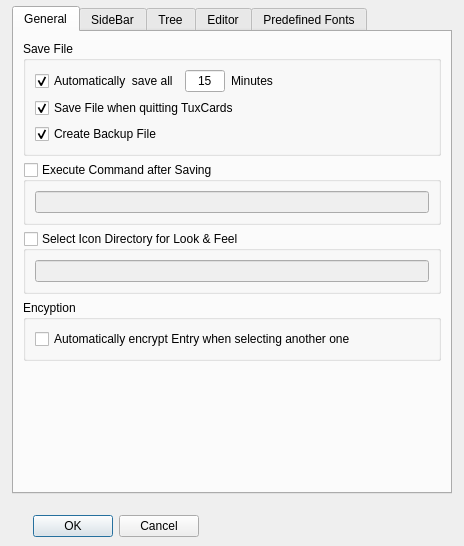
<?xml version="1.0" encoding="UTF-8"?>
<ui version="4.0">
 <class>IConfigurationDialog</class>
 <widget class="QDialog" name="IConfigurationDialog">
  <property name="geometry">
   <rect>
    <x>0</x>
    <y>0</y>
    <width>464</width>
    <height>546</height>
   </rect>
  </property>
  <property name="windowTitle">
   <string>TuxCards - Configuration</string>
  </property>
  <widget class="QTabWidget" name="tabGeneral">
   <property name="geometry">
    <rect>
     <x>12</x>
     <y>6</y>
     <width>440</width>
     <height>488</height>
    </rect>
   </property>
   <property name="currentIndex">
    <number>0</number>
   </property>
   <widget class="QWidget" name="tab">
    <attribute name="title">
     <string>General</string>
    </attribute>
    <layout class="QVBoxLayout">
     <item>
      <widget class="QGroupBox" name="groupBox_6">
       <property name="title">
        <string>Save File</string>
       </property>
       <layout class="QVBoxLayout">
        <item>
         <layout class="QHBoxLayout">
          <item>
           <widget class="QCheckBox" name="mpAutoSaveCheckBox">
            <property name="text">
             <string>Automatically  save all</string>
            </property>
            <property name="checked">
             <bool>true</bool>
            </property>
           </widget>
          </item>
          <item>
           <widget class="QLineEdit" name="mpSaveMinutesLineEdit">
            <property name="maximumSize">
             <size>
              <width>40</width>
              <height>16777215</height>
             </size>
            </property>
            <property name="text">
             <string>15</string>
            </property>
            <property name="alignment">
             <set>Qt::AlignCenter</set>
            </property>
           </widget>
          </item>
          <item>
           <widget class="QLabel" name="label_3">
            <property name="text">
             <string>Minutes</string>
            </property>
           </widget>
          </item>
          <item>
           <spacer>
            <property name="orientation">
             <enum>Qt::Horizontal</enum>
            </property>
            <property name="sizeHint" stdset="0">
             <size>
              <width>40</width>
              <height>20</height>
             </size>
            </property>
           </spacer>
          </item>
         </layout>
        </item>
        <item>
         <widget class="QCheckBox" name="mpSaveWhenQuittingCheckBox">
          <property name="text">
           <string>Save File when quitting TuxCards</string>
          </property>
          <property name="checked">
           <bool>true</bool>
          </property>
         </widget>
        </item>
        <item>
         <widget class="QCheckBox" name="mpCreateBackupFileCheckBox">
          <property name="text">
           <string>Create Backup File</string>
          </property>
          <property name="checked">
           <bool>true</bool>
          </property>
         </widget>
        </item>
       </layout>
      </widget>
     </item>
     <item>
      <widget class="QGroupBox" name="mpExecuteCommandGroupBox">
       <property name="title">
        <string>Execute Command after Saving</string>
       </property>
       <property name="checkable">
        <bool>true</bool>
       </property>
       <property name="checked">
        <bool>false</bool>
       </property>
       <layout class="QHBoxLayout">
        <item>
         <widget class="QLineEdit" name="mpCommandLineEdit"/>
        </item>
       </layout>
      </widget>
     </item>
     <item>
      <widget class="QGroupBox" name="groupBox_8">
       <property name="title">
        <string>Select Icon Directory for Look &amp;&amp; Feel</string>
       </property>
       <property name="checkable">
        <bool>true</bool>
       </property>
       <property name="checked">
        <bool>false</bool>
       </property>
       <layout class="QHBoxLayout">
        <item>
         <widget class="QLineEdit" name="mpIconDirectoryLineEdit"/>
        </item>
       </layout>
      </widget>
     </item>
     <item>
      <widget class="QGroupBox" name="groupBox_9">
       <property name="title">
        <string>Encyption</string>
       </property>
       <layout class="QHBoxLayout">
        <item>
         <widget class="QCheckBox" name="mpAutoEncryptCheckBox">
          <property name="text">
           <string>Automatically encrypt Entry when selecting another one</string>
          </property>
         </widget>
        </item>
       </layout>
      </widget>
     </item>
     <item>
      <spacer>
       <property name="orientation">
        <enum>Qt::Vertical</enum>
       </property>
       <property name="sizeHint" stdset="0">
        <size>
         <width>20</width>
         <height>40</height>
        </size>
       </property>
      </spacer>
     </item>
    </layout>
   </widget>
   <widget class="QWidget" name="tab_2">
    <attribute name="title">
     <string>SideBar</string>
    </attribute>
    <layout class="QHBoxLayout">
     <item>
      <widget class="QWidget" name="mpPlaceHolder" native="true">
       <property name="minimumSize">
        <size>
         <width>40</width>
         <height>0</height>
        </size>
       </property>
      </widget>
     </item>
     <item>
      <layout class="QVBoxLayout">
       <item>
        <widget class="QGroupBox" name="groupBox_10">
         <property name="title">
          <string>Choose Colors</string>
         </property>
         <layout class="QGridLayout">
          <property name="topMargin">
           <number>1</number>
          </property>
          <property name="bottomMargin">
           <number>9</number>
          </property>
          <property name="verticalSpacing">
           <number>2</number>
          </property>
          <item row="0" column="0">
           <widget class="QLabel" name="label_4">
            <property name="text">
             <string>Top Color</string>
            </property>
           </widget>
          </item>
          <item row="0" column="1">
           <widget class="QPushButton" name="mpTopColorButton">
            <property name="toolTip">
             <string>Changes the side bar's top color.</string>
            </property>
            <property name="text">
             <string>Top Color</string>
            </property>
           </widget>
          </item>
          <item row="1" column="0">
           <widget class="QLabel" name="label_5">
            <property name="text">
             <string>Bottom Color</string>
            </property>
           </widget>
          </item>
          <item row="1" column="1">
           <widget class="QPushButton" name="mpBottomColorButton">
            <property name="toolTip">
             <string>Changes the side bar's bottom color.</string>
            </property>
            <property name="text">
             <string>Bottom Color</string>
            </property>
           </widget>
          </item>
          <item row="2" column="0">
           <widget class="QLabel" name="label_6">
            <property name="text">
             <string>Text Color</string>
            </property>
           </widget>
          </item>
          <item row="2" column="1">
           <widget class="QPushButton" name="mpTextColorButton">
            <property name="toolTip">
             <string>Changes the side bar's text color.</string>
            </property>
            <property name="text">
             <string>Text Color</string>
            </property>
           </widget>
          </item>
         </layout>
        </widget>
       </item>
       <item>
        <widget class="QGroupBox" name="mpHorizontalTextEnabled">
         <property name="title">
          <string>Show Horizontal Text</string>
         </property>
         <property name="checkable">
          <bool>true</bool>
         </property>
         <property name="checked">
          <bool>false</bool>
         </property>
         <layout class="QGridLayout">
          <item row="0" column="0">
           <widget class="QLabel" name="label_8">
            <property name="text">
             <string>First Text Line</string>
            </property>
           </widget>
          </item>
          <item row="0" column="1">
           <widget class="QLineEdit" name="mpFirstTextLineLineEdit">
            <property name="text">
             <string>Tux</string>
            </property>
           </widget>
          </item>
          <item row="1" column="0">
           <widget class="QLabel" name="label_9">
            <property name="text">
             <string>Second Text Line</string>
            </property>
           </widget>
          </item>
          <item row="1" column="1">
           <widget class="QLineEdit" name="mpSecondTextLineLineEdit">
            <property name="text">
             <string>Cards</string>
            </property>
           </widget>
          </item>
         </layout>
        </widget>
       </item>
       <item>
        <widget class="QGroupBox" name="mpVerticalTextEnabled">
         <property name="title">
          <string>Show Vertical Text</string>
         </property>
         <property name="checkable">
          <bool>true</bool>
         </property>
         <layout class="QVBoxLayout">
          <item>
           <widget class="QLineEdit" name="mpVerticalTextLineLineEdit">
            <property name="text">
             <string>TuxCards</string>
            </property>
           </widget>
          </item>
          <item>
           <layout class="QHBoxLayout">
            <item>
             <widget class="QLabel" name="label_10">
              <property name="text">
               <string>Text Position</string>
              </property>
             </widget>
            </item>
            <item>
             <widget class="QRadioButton" name="mpAlineTop">
              <property name="text">
               <string>Top</string>
              </property>
             </widget>
            </item>
            <item>
             <widget class="QRadioButton" name="mpAlineBottom">
              <property name="text">
               <string>Bottom</string>
              </property>
              <property name="checked">
               <bool>true</bool>
              </property>
             </widget>
            </item>
           </layout>
          </item>
         </layout>
        </widget>
       </item>
       <item>
        <widget class="QGroupBox" name="mpEnableCactusBar">
         <property name="title">
          <string>Use CactusBar</string>
         </property>
         <property name="checkable">
          <bool>true</bool>
         </property>
         <property name="checked">
          <bool>false</bool>
         </property>
         <layout class="QVBoxLayout">
          <item>
           <widget class="QLabel" name="label_7">
            <property name="enabled">
             <bool>false</bool>
            </property>
            <property name="text">
             <string>Flower Directory</string>
            </property>
           </widget>
          </item>
          <item>
           <widget class="QLineEdit" name="mpFlowerDirectoryLineEdit">
            <property name="enabled">
             <bool>false</bool>
            </property>
            <property name="text">
             <string notr="true">/usr/local/bin/flowers</string>
            </property>
           </widget>
          </item>
         </layout>
        </widget>
       </item>
      </layout>
     </item>
    </layout>
   </widget>
   <widget class="QWidget" name="Seite_2">
    <attribute name="title">
     <string>Tree</string>
    </attribute>
    <layout class="QVBoxLayout">
     <item>
      <widget class="QGroupBox" name="groupBox">
       <property name="title">
        <string>Select Font for Tree</string>
       </property>
       <layout class="QVBoxLayout">
        <item>
         <widget class="QPushButton" name="mpChangeTreeFontButton">
          <property name="text">
           <string>Change Tree Font</string>
          </property>
         </widget>
        </item>
        <item>
         <widget class="QLabel" name="mpTreeFontExample">
          <property name="text">
           <string>Tree_FontExample</string>
          </property>
         </widget>
        </item>
       </layout>
      </widget>
     </item>
     <item>
      <spacer>
       <property name="orientation">
        <enum>Qt::Vertical</enum>
       </property>
       <property name="sizeHint" stdset="0">
        <size>
         <width>20</width>
         <height>40</height>
        </size>
       </property>
      </spacer>
     </item>
    </layout>
   </widget>
   <widget class="QWidget" name="Seite_3">
    <attribute name="title">
     <string>Editor</string>
    </attribute>
    <layout class="QVBoxLayout">
     <item>
      <widget class="QGroupBox" name="groupBox_2">
       <property name="toolTip">
        <string>The selected font is used for text in ASCII format and as default font for text in RTF format.</string>
       </property>
       <property name="title">
        <string>Select Font</string>
       </property>
       <layout class="QVBoxLayout">
        <item>
         <widget class="QPushButton" name="mpChangeEditorFontButton">
          <property name="text">
           <string>Change Editor Font</string>
          </property>
         </widget>
        </item>
        <item>
         <widget class="QLabel" name="mpEditorFontExample">
          <property name="text">
           <string>EditorFont_Example</string>
          </property>
         </widget>
        </item>
       </layout>
      </widget>
     </item>
     <item>
      <widget class="QGroupBox" name="groupBox_3">
       <property name="title">
        <string>Tab Spacing</string>
       </property>
       <layout class="QVBoxLayout">
        <item>
         <layout class="QHBoxLayout">
          <item>
           <widget class="QLabel" name="label">
            <property name="text">
             <string>Set Tabsize to</string>
            </property>
           </widget>
          </item>
          <item>
           <widget class="QLineEdit" name="mpTabSizeLineEdit">
            <property name="maximumSize">
             <size>
              <width>40</width>
              <height>16777215</height>
             </size>
            </property>
            <property name="alignment">
             <set>Qt::AlignCenter</set>
            </property>
           </widget>
          </item>
          <item>
           <spacer>
            <property name="orientation">
             <enum>Qt::Horizontal</enum>
            </property>
            <property name="sizeHint" stdset="0">
             <size>
              <width>40</width>
              <height>20</height>
             </size>
            </property>
           </spacer>
          </item>
         </layout>
        </item>
       </layout>
      </widget>
     </item>
     <item>
      <widget class="QGroupBox" name="groupBox_4">
       <property name="title">
        <string>WordWrap</string>
       </property>
       <layout class="QVBoxLayout">
        <item>
         <widget class="QRadioButton" name="mpNoWordWrap">
          <property name="text">
           <string>no WordWrap</string>
          </property>
         </widget>
        </item>
        <item>
         <layout class="QHBoxLayout">
          <item>
           <widget class="QRadioButton" name="mpColumnWrap">
            <property name="text">
             <string>Wrap at Column</string>
            </property>
           </widget>
          </item>
          <item>
           <widget class="QLineEdit" name="mpWrapAtColumnLineEdit">
            <property name="maximumSize">
             <size>
              <width>40</width>
              <height>16777215</height>
             </size>
            </property>
            <property name="alignment">
             <set>Qt::AlignCenter</set>
            </property>
           </widget>
          </item>
          <item>
           <spacer>
            <property name="orientation">
             <enum>Qt::Horizontal</enum>
            </property>
            <property name="sizeHint" stdset="0">
             <size>
              <width>40</width>
              <height>20</height>
             </size>
            </property>
           </spacer>
          </item>
         </layout>
        </item>
        <item>
         <widget class="QRadioButton" name="mpWindowWidthWrap">
          <property name="text">
           <string>Wrap at Window-Width</string>
          </property>
          <property name="checked">
           <bool>true</bool>
          </property>
         </widget>
        </item>
       </layout>
      </widget>
     </item>
     <item>
      <widget class="QGroupBox" name="mpLineBreakGroupBox">
       <property name="title">
        <string>Line Break Mode</string>
       </property>
       <layout class="QVBoxLayout">
        <item>
         <widget class="QRadioButton" name="mpEnableLineBreakWithCtrlShift">
          <property name="text">
           <string>Single LineBreak with CRTL/SHIFT + ENTER/RETURN</string>
          </property>
          <property name="checked">
           <bool>true</bool>
          </property>
         </widget>
        </item>
        <item>
         <widget class="QRadioButton" name="mpEnableLineBreakWithoutCtrlShift">
          <property name="text">
           <string>Single LineBreak with ENTER/RETURN</string>
          </property>
         </widget>
        </item>
       </layout>
      </widget>
     </item>
     <item>
      <spacer>
       <property name="orientation">
        <enum>Qt::Vertical</enum>
       </property>
       <property name="sizeHint" stdset="0">
        <size>
         <width>20</width>
         <height>40</height>
        </size>
       </property>
      </spacer>
     </item>
    </layout>
   </widget>
   <widget class="QWidget" name="tab_3">
    <attribute name="title">
     <string>Predefined Fonts</string>
    </attribute>
    <layout class="QVBoxLayout" name="verticalLayout_2">
     <item>
      <widget class="QGroupBox" name="groupBox_5">
       <property name="title">
        <string>Edit Predefined Fonts</string>
       </property>
       <layout class="QVBoxLayout" name="verticalLayout">
        <item>
         <layout class="QHBoxLayout" name="horizontalLayout">
          <item>
           <widget class="QLabel" name="mpFontLabel_1">
            <property name="toolTip">
             <string>This font can be used for the current line or selected text by pressing CTRL+1 within the Editor.</string>
            </property>
            <property name="text">
             <string>(not used)</string>
            </property>
           </widget>
          </item>
          <item>
           <widget class="QPushButton" name="mpEditFont1Button">
            <property name="maximumSize">
             <size>
              <width>100</width>
              <height>16777215</height>
             </size>
            </property>
            <property name="text">
             <string>Edit</string>
            </property>
           </widget>
          </item>
          <item>
           <widget class="QToolButton" name="mpDeleteFont1Button">
            <property name="enabled">
             <bool>false</bool>
            </property>
            <property name="toolTip">
             <string>Delete this predefined font.</string>
            </property>
            <property name="text">
             <string/>
            </property>
            <property name="icon">
             <iconset resource="../../../icons/icons.qrc">
              <normaloff>:/delete.xpm</normaloff>:/delete.xpm</iconset>
            </property>
           </widget>
          </item>
         </layout>
        </item>
        <item>
         <layout class="QHBoxLayout" name="horizontalLayout_2">
          <item>
           <widget class="QLabel" name="mpFontLabel_2">
            <property name="toolTip">
             <string>This font can be used for the current line or selected text by pressing CTRL+2 within the Editor.</string>
            </property>
            <property name="text">
             <string>(not used)</string>
            </property>
           </widget>
          </item>
          <item>
           <widget class="QPushButton" name="mpEditFont2Button">
            <property name="maximumSize">
             <size>
              <width>100</width>
              <height>16777215</height>
             </size>
            </property>
            <property name="text">
             <string>Edit</string>
            </property>
           </widget>
          </item>
          <item>
           <widget class="QToolButton" name="mpDeleteFont2Button">
            <property name="enabled">
             <bool>false</bool>
            </property>
            <property name="toolTip">
             <string>Delete this predefined font.</string>
            </property>
            <property name="text">
             <string/>
            </property>
            <property name="icon">
             <iconset resource="../../../icons/icons.qrc">
              <normaloff>:/delete.xpm</normaloff>:/delete.xpm</iconset>
            </property>
           </widget>
          </item>
         </layout>
        </item>
        <item>
         <layout class="QHBoxLayout" name="horizontalLayout_3">
          <item>
           <widget class="QLabel" name="mpFontLabel_3">
            <property name="toolTip">
             <string>This font can be used for the current line or selected text by pressing CTRL+3 within the Editor.</string>
            </property>
            <property name="text">
             <string>(not used)</string>
            </property>
           </widget>
          </item>
          <item>
           <widget class="QPushButton" name="mpEditFont3Button">
            <property name="maximumSize">
             <size>
              <width>100</width>
              <height>16777215</height>
             </size>
            </property>
            <property name="text">
             <string>Edit</string>
            </property>
           </widget>
          </item>
          <item>
           <widget class="QToolButton" name="mpDeleteFont3Button">
            <property name="enabled">
             <bool>false</bool>
            </property>
            <property name="toolTip">
             <string>Delete this predefined font.</string>
            </property>
            <property name="text">
             <string/>
            </property>
            <property name="icon">
             <iconset resource="../../../icons/icons.qrc">
              <normaloff>:/delete.xpm</normaloff>:/delete.xpm</iconset>
            </property>
           </widget>
          </item>
         </layout>
        </item>
        <item>
         <layout class="QHBoxLayout" name="horizontalLayout_4">
          <item>
           <widget class="QLabel" name="mpFontLabel_4">
            <property name="toolTip">
             <string>This font can be used for the current line or selected text by pressing CTRL+4 within the Editor.</string>
            </property>
            <property name="text">
             <string>(not used)</string>
            </property>
           </widget>
          </item>
          <item>
           <widget class="QPushButton" name="mpEditFont4Button">
            <property name="maximumSize">
             <size>
              <width>100</width>
              <height>16777215</height>
             </size>
            </property>
            <property name="text">
             <string>Edit</string>
            </property>
           </widget>
          </item>
          <item>
           <widget class="QToolButton" name="mpDeleteFont4Button">
            <property name="enabled">
             <bool>false</bool>
            </property>
            <property name="toolTip">
             <string>Delete this predefined font.</string>
            </property>
            <property name="text">
             <string/>
            </property>
            <property name="icon">
             <iconset resource="../../../icons/icons.qrc">
              <normaloff>:/delete.xpm</normaloff>:/delete.xpm</iconset>
            </property>
           </widget>
          </item>
         </layout>
        </item>
        <item>
         <layout class="QHBoxLayout" name="horizontalLayout_5">
          <item>
           <widget class="QLabel" name="mpFontLabel_5">
            <property name="toolTip">
             <string>This font can be used for the current line or selected text by pressing CTRL+5 within the Editor.</string>
            </property>
            <property name="text">
             <string>(not used)</string>
            </property>
           </widget>
          </item>
          <item>
           <widget class="QPushButton" name="mpEditFont5Button">
            <property name="maximumSize">
             <size>
              <width>100</width>
              <height>16777215</height>
             </size>
            </property>
            <property name="text">
             <string>Edit</string>
            </property>
           </widget>
          </item>
          <item>
           <widget class="QToolButton" name="mpDeleteFont5Button">
            <property name="enabled">
             <bool>false</bool>
            </property>
            <property name="toolTip">
             <string>Delete this predefined font.</string>
            </property>
            <property name="text">
             <string/>
            </property>
            <property name="icon">
             <iconset resource="../../../icons/icons.qrc">
              <normaloff>:/delete.xpm</normaloff>:/delete.xpm</iconset>
            </property>
           </widget>
          </item>
         </layout>
        </item>
        <item>
         <spacer name="verticalSpacer">
          <property name="orientation">
           <enum>Qt::Vertical</enum>
          </property>
          <property name="sizeHint" stdset="0">
           <size>
            <width>20</width>
            <height>40</height>
           </size>
          </property>
         </spacer>
        </item>
       </layout>
      </widget>
     </item>
    </layout>
   </widget>
  </widget>
  <widget class="QDialogButtonBox" name="buttonBox">
   <property name="geometry">
    <rect>
     <x>6</x>
     <y>510</y>
     <width>193</width>
     <height>32</height>
    </rect>
   </property>
   <property name="orientation">
    <enum>Qt::Horizontal</enum>
   </property>
   <property name="standardButtons">
    <set>QDialogButtonBox::Cancel|QDialogButtonBox::Ok</set>
   </property>
  </widget>
 </widget>
 <resources>
  <include location="../../../icons/icons.qrc"/>
 </resources>
 <connections>
  <connection>
   <sender>buttonBox</sender>
   <signal>accepted()</signal>
   <receiver>IConfigurationDialog</receiver>
   <slot>accept()</slot>
   <hints>
    <hint type="sourcelabel">
     <x>227</x>
     <y>439</y>
    </hint>
    <hint type="destinationlabel">
     <x>157</x>
     <y>274</y>
    </hint>
   </hints>
  </connection>
  <connection>
   <sender>buttonBox</sender>
   <signal>rejected()</signal>
   <receiver>IConfigurationDialog</receiver>
   <slot>reject()</slot>
   <hints>
    <hint type="sourcelabel">
     <x>295</x>
     <y>445</y>
    </hint>
    <hint type="destinationlabel">
     <x>286</x>
     <y>274</y>
    </hint>
   </hints>
  </connection>
  <connection>
   <sender>mpEnableCactusBar</sender>
   <signal>toggled(bool)</signal>
   <receiver>mpFlowerDirectoryLineEdit</receiver>
   <slot>setEnabled(bool)</slot>
   <hints>
    <hint type="sourcelabel">
     <x>223</x>
     <y>51</y>
    </hint>
    <hint type="destinationlabel">
     <x>243</x>
     <y>97</y>
    </hint>
   </hints>
  </connection>
  <connection>
   <sender>mpExecuteCommandGroupBox</sender>
   <signal>toggled(bool)</signal>
   <receiver>mpCommandLineEdit</receiver>
   <slot>setEnabled(bool)</slot>
   <hints>
    <hint type="sourcelabel">
     <x>59</x>
     <y>170</y>
    </hint>
    <hint type="destinationlabel">
     <x>97</x>
     <y>190</y>
    </hint>
   </hints>
  </connection>
  <connection>
   <sender>groupBox_8</sender>
   <signal>toggled(bool)</signal>
   <receiver>mpIconDirectoryLineEdit</receiver>
   <slot>setEnabled(bool)</slot>
   <hints>
    <hint type="sourcelabel">
     <x>53</x>
     <y>255</y>
    </hint>
    <hint type="destinationlabel">
     <x>61</x>
     <y>284</y>
    </hint>
   </hints>
  </connection>
  <connection>
   <sender>mpEnableCactusBar</sender>
   <signal>toggled(bool)</signal>
   <receiver>label_7</receiver>
   <slot>setEnabled(bool)</slot>
   <hints>
    <hint type="sourcelabel">
     <x>184</x>
     <y>51</y>
    </hint>
    <hint type="destinationlabel">
     <x>152</x>
     <y>76</y>
    </hint>
   </hints>
  </connection>
 </connections>
</ui>
